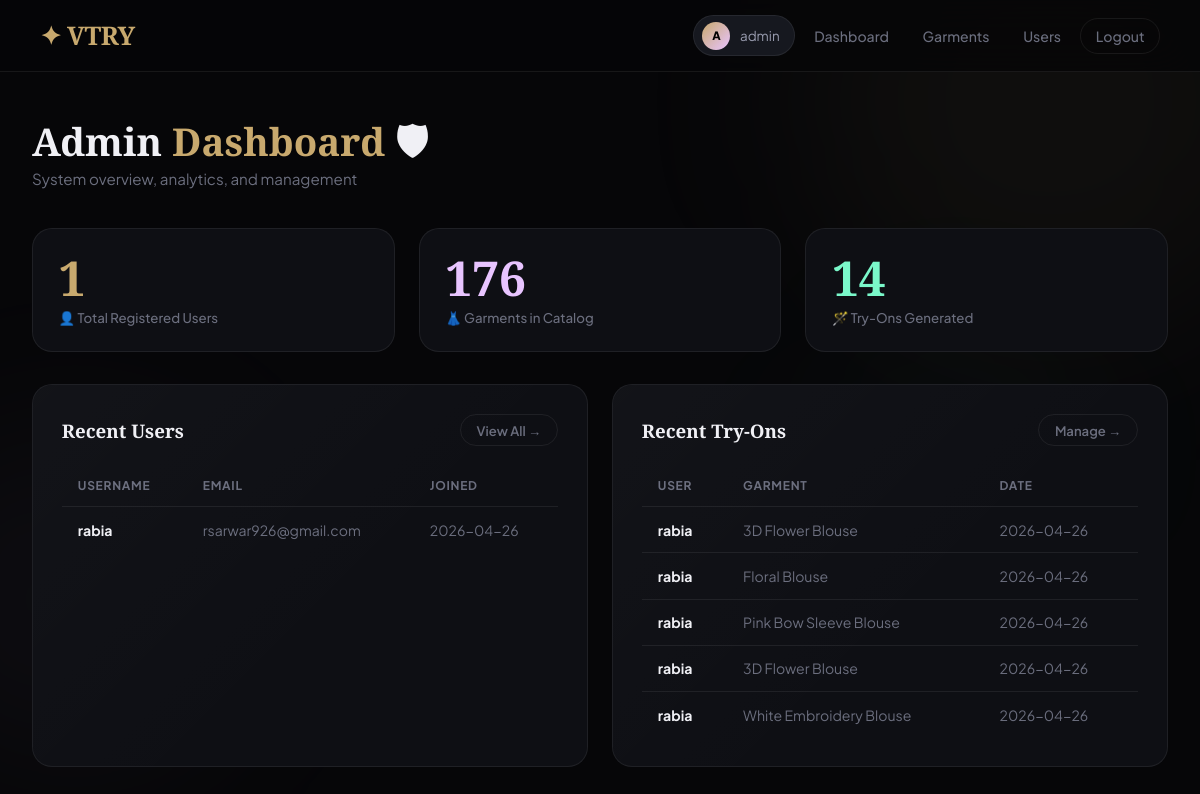
Before: /admin (signed in) with the older database file.
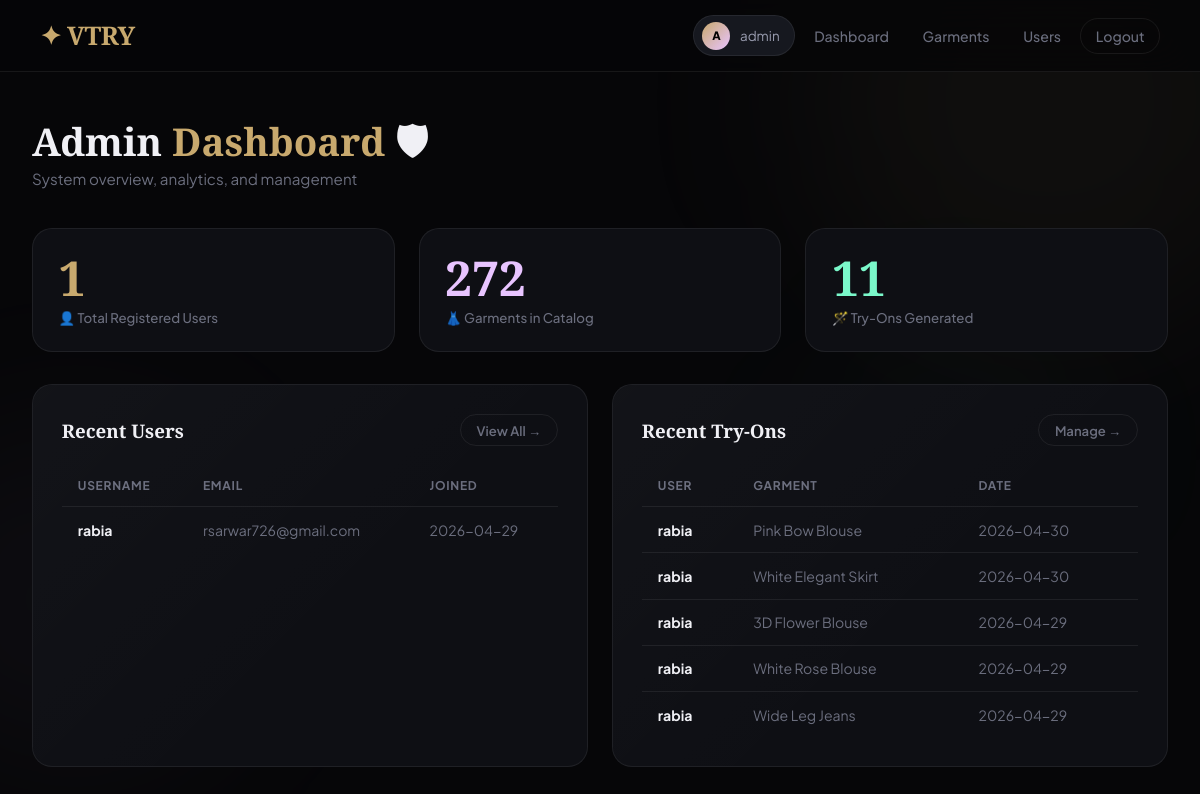
After: the same page with the newer database file.
### tables this page shows
CREATE TABLE users (
    id INTEGER PRIMARY KEY AUTOINCREMENT,
    username TEXT UNIQUE NOT NULL,
    email TEXT UNIQUE NOT NULL,
    password TEXT NOT NULL,
    created_at TIMESTAMP DEFAULT CURRENT_TIMESTAMP
);

CREATE TABLE tryon_results (
    id INTEGER PRIMARY KEY AUTOINCREMENT,
    user_id INTEGER NOT NULL, garment_id INTEGER NOT NULL,
    user_image TEXT NOT NULL, result_image TEXT NOT NULL,
    created_at TIMESTAMP DEFAULT CURRENT_TIMESTAMP,
    FOREIGN KEY (user_id) REFERENCES users(id),
    FOREIGN KEY (garment_id) REFERENCES garments(id)
);

CREATE TABLE garments (
    id INTEGER PRIMARY KEY AUTOINCREMENT,
    name TEXT NOT NULL, type TEXT NOT NULL, color TEXT, size TEXT,
    image_path TEXT NOT NULL,
    created_at TIMESTAMP DEFAULT CURRENT_TIMESTAMP
);

### app.py (the view)
@app.route('/admin')
@admin_required
def admin_dashboard():
    db=get_db()
    uc=db.execute("SELECT COUNT(*) FROM users").fetchone()[0]
    gc=db.execute("SELECT COUNT(*) FROM garments").fetchone()[0]
    rc=db.execute("SELECT COUNT(*) FROM tryon_results").fetchone()[0]
    ru=db.execute("SELECT * FROM users ORDER BY created_at DESC LIMIT 5").fetchall()
    rr=db.execute("""SELECT tr.*,u.username,g.name as garment_name
        FROM tryon_results tr JOIN users u ON tr.user_id=u.id
        JOIN garments g ON tr.garment_id=g.id
        ORDER BY tr.created_at DESC LIMIT 5""").fetchall()
    db.close()
    return render_template('admin_dashboard.html', users_count=uc,
                           garments_count=gc, results_count=rc,
                           recent_users=ru, recent_results=rr)

### app.py (called while the page is built)
def get_db():
    db = sqlite3.connect(DB_PATH)
    db.row_factory = sqlite3.Row
    return db

def admin_required(f):
    @wraps(f)
    def decorated(*args, **kwargs):
        if 'admin_id' not in session:
            return redirect(url_for('admin_login'))
        return f(*args, **kwargs)
    return decorated

### templates/admin_dashboard.html (shortened to what this page needs)
{% extends 'base.html' %}
{% block content %}
<div class="container">
  <div class="page-header anim-fade-up">
    <h1>Admin <span style="color:var(--accent)">Dashboard</span> 🛡</h1>
    <p>System overview, analytics, and management</p>
  </div>
  <div class="grid-3" style="margin-bottom:2rem">
    <div class="stat-card anim-fade-up">
      <div class="stat-num" style="color:var(--accent)">{{ users_count }}</div>
      <div class="stat-label">👤 Total Registered Users</div>
    </div>
    <div class="stat-card anim-fade-up-2">
      <div class="stat-num" style="color:var(--accent2)">{{ garments_count }}</div>
      <div class="stat-label">👗 Garments in Catalog</div>
    </div>
    <div class="stat-card anim-fade-up-3">
      <div class="stat-num" style="color:var(--accent3)">{{ results_count }}</div>
      <div class="stat-label">🪄 Try-Ons Generated</div>
    </div>
  </div>
  <div class="grid-2">
    <div class="card anim-fade-up">
      <div style="display:flex;align-items:center;justify-content:space-between;margin-bottom:1.2rem">
        <h3 style="font-family:'Playfair Display',serif;font-weight:700">Recent Users</h3>
        <a href="{{ url_for('admin_users') }}" class="btn btn-ghost btn-sm">View All →</a>
      </div>
      <table>
        <tr><th>Username</th><th>Email</th><th>Joined</th></tr>
        {% for u in recent_users %}
        <tr>
          <td><strong>{{ u.username }}</strong></td>
          <td style="color:var(--text-muted)">{{ u.email }}</td>
          <td style="color:var(--text-muted)">{{ u.created_at[:10] }}</td>
        </tr>
        {% endfor %}
      </table>
    </div>
    <div class="card anim-fade-up-2">
      <div style="display:flex;align-items:center;justify-content:space-between;margin-bottom:1.2rem">
        <h3 style="font-family:'Playfair Display',serif;font-weight:700">Recent Try-Ons</h3>
        <a href="{{ url_for('admin_garments') }}" class="btn btn-ghost btn-sm">Manage →</a>
      </div>
      <table>
        <tr><th>User</th><th>Garment</th><th>Date</th></tr>
        {% for r in recent_results %}
        <tr>
          <td><strong>{{ r.username }}</strong></td>
          <td style="color:var(--text-muted)">{{ r.garment_name }}</td>
          <td style="color:var(--text-muted)">{{ r.created_at[:10] }}</td>
        </tr>
        {% endfor %}
      </table>
    </div>
  </div>
</div>
{% endblock %}

Changed rows visible on the page:
removed tryon_results: username "rabia", garment_name "3D Flower Blouse", created_at "2026-04-26"
removed tryon_results: username "rabia", garment_name "Floral Blouse", created_at "2026-04-26"
removed tryon_results: username "rabia", garment_name "Pink Bow Sleeve Blouse", created_at "2026-04-26"
changed users "rabia": email "rsarwar926@gmail.com" → "rsarwar726@gmail.com"; created_at "2026-04-26" → "2026-04-29"
changed tryon_results: garment_name "3D Flower Blouse" → "Pink Bow Blouse"; created_at "2026-04-26" → "2026-04-30"
changed tryon_results: garment_name "White Embroidery Blouse" → "White Elegant Skirt"; created_at "2026-04-26" → "2026-04-30"
now on this page (row edited): tryon_results: username "rabia", garment_name "3D Flower Blouse", created_at "2026-04-29"
now on this page (row edited): tryon_results: username "rabia", garment_name "White Rose Blouse", created_at "2026-04-29"
now on this page (row edited): tryon_results: username "rabia", garment_name "Wide Leg Jeans", created_at "2026-04-29"
Other visible differences:
{{ garments_count }}: "176" → "272"
{{ results_count }}: "14" → "11"
